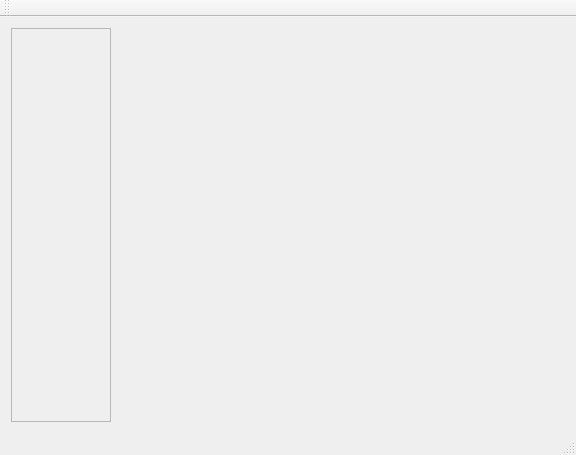
<?xml version="1.0" encoding="UTF-8"?>
<ui version="4.0">
 <class>SimplePaint</class>
 <widget class="QMainWindow" name="SimplePaint">
  <property name="geometry">
   <rect>
    <x>0</x>
    <y>0</y>
    <width>576</width>
    <height>455</height>
   </rect>
  </property>
  <property name="windowTitle">
   <string>SimplePaint</string>
  </property>
  <widget class="QWidget" name="centralWidget">
   <layout class="QHBoxLayout" name="horizontalLayout">
    <item>
     <widget class="QFrame" name="frame_tools">
      <property name="minimumSize">
       <size>
        <width>100</width>
        <height>0</height>
       </size>
      </property>
      <property name="frameShape">
       <enum>QFrame::StyledPanel</enum>
      </property>
      <property name="frameShadow">
       <enum>QFrame::Raised</enum>
      </property>
     </widget>
    </item>
    <item>
     <widget class="CanvasWidget" name="widget_canvas" native="true">
      <property name="sizePolicy">
       <sizepolicy hsizetype="Expanding" vsizetype="Expanding">
        <horstretch>0</horstretch>
        <verstretch>0</verstretch>
       </sizepolicy>
      </property>
     </widget>
    </item>
   </layout>
  </widget>
  <widget class="QMenuBar" name="menuBar">
   <property name="geometry">
    <rect>
     <x>0</x>
     <y>0</y>
     <width>576</width>
     <height>22</height>
    </rect>
   </property>
  </widget>
  <widget class="QToolBar" name="mainToolBar">
   <attribute name="toolBarArea">
    <enum>TopToolBarArea</enum>
   </attribute>
   <attribute name="toolBarBreak">
    <bool>false</bool>
   </attribute>
  </widget>
  <widget class="QStatusBar" name="statusBar"/>
 </widget>
 <layoutdefault spacing="6" margin="11"/>
 <customwidgets>
  <customwidget>
   <class>CanvasWidget</class>
   <extends>QWidget</extends>
   <header>CanvasWidget.h</header>
   <container>1</container>
  </customwidget>
 </customwidgets>
 <resources/>
 <connections/>
</ui>
